Frame 1 (no input): blank canvas, image omitted
Frame 60 (the mouse pressed at the canvas centre just before this capture): blank canvas, image omitted
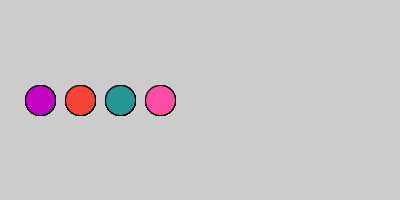
Frame 120 (the mouse held since frame 60 and released just before this capture)

The Processing sketch whose frames 1 and 60 were blank and that drew this single picture after the mouse press (run headless with seeded random() and noise(); from frame 60 on, the mouse is pressed at the canvas centre):

// Processing sketch: CP026_forLoopCircles
// ── CP026_forLoopCircles.pde
void setup() {
  size(400, 200);
}

void draw(){
  //println("before the for loop");
  
  int nOfCircles = int(map(mouseX, 0, width, 0, 9));
  
  // we use for loops to repeat actions
  // for a specific number of times
  //
  // i is also called 'iterator'
  for (int i = 1; i <= nOfCircles; i++) { // i++ means 'i = i + 1' (short-hand version)
    // code to do here
    //println(i); // this is not changing the value of i, since it is NOT assigning
    fill(random(255), random(255), random(255));
    ellipse(i*40, mouseY, 30, 30);
  }
  
  //println("after the for loop");
}
